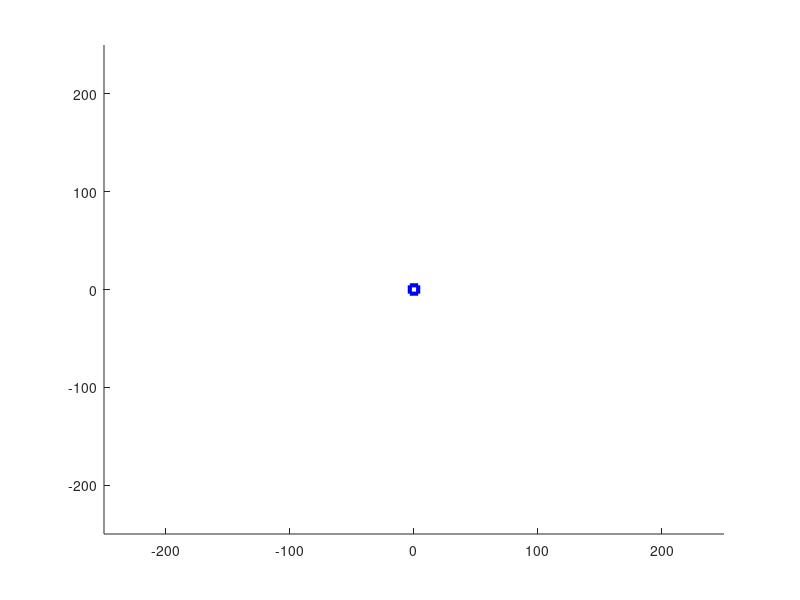

The MATLAB source for this figure: (Note: this script raises an error after producing the figure.)
clear;
axis([-250 250 -250 250]);
hold on;
plot(0,0,'bs','LineWidth',3);



noOfNodes=textread('F:\\project8\\node location\\Put_NO_OF_NODES.txt','%d');
disp(noOfNodes);


node_X=textread('F:\\project8\\node location\\Put_NODE_X.txt','%f',noOfNodes);
node_Y=textread('F:\\project8\\node location\\Put_NODE_Y.txt','%f',noOfNodes);

plot(node_X,node_Y,'r.','LineWidth',3); 

%ANOMALY
% plot(node_X(624),node_Y(624),'b.','LineWidth',3); 
% noOfNodesDead=textread('Put_NO_OF_NODES_DEAD.txt','%d');
% disp(noOfNodesDead);
% 
% 
% node_X=textread('Put_NODE_X_DEAD.txt','%f',noOfNodesDead);
% node_Y=textread('Put_NODE_Y_DEAD.txt','%f',noOfNodesDead);
% 
% plot(node_X,node_Y,'b*','LineWidth',3); 


%GTcharge
%    OR
%GTcharge Modified
no_of_chargers=textread('F:\\project8\\GT Charge\\Put_NO_OF_CHARGERS.txt','%d');
disp(no_of_chargers);
charger_X=textread('F:\\project8\\GT Charge\\Put_CHARGER_X.txt','%f',no_of_chargers);
charger_Y=textread('F:\\project8\\GT Charge\\Put_CHARGER_Y.txt','%f',no_of_chargers);

plot(charger_X,charger_Y,'gV','LineWidth',3); 



%CCGK
no_of_chargers=textread('F:\\project8\\CCGK\\Put_NO_OF_CHARGERS.txt','%d');
disp(no_of_chargers);
charger_X=textread('F:\\project8\\CCGK\\Put_CHARGER_X.txt','%f',no_of_chargers);
charger_Y=textread('F:\\project8\\CCGK\\Put_CHARGER_Y.txt','%f',no_of_chargers);

plot(charger_X,charger_Y,'gV','LineWidth',3); 



   